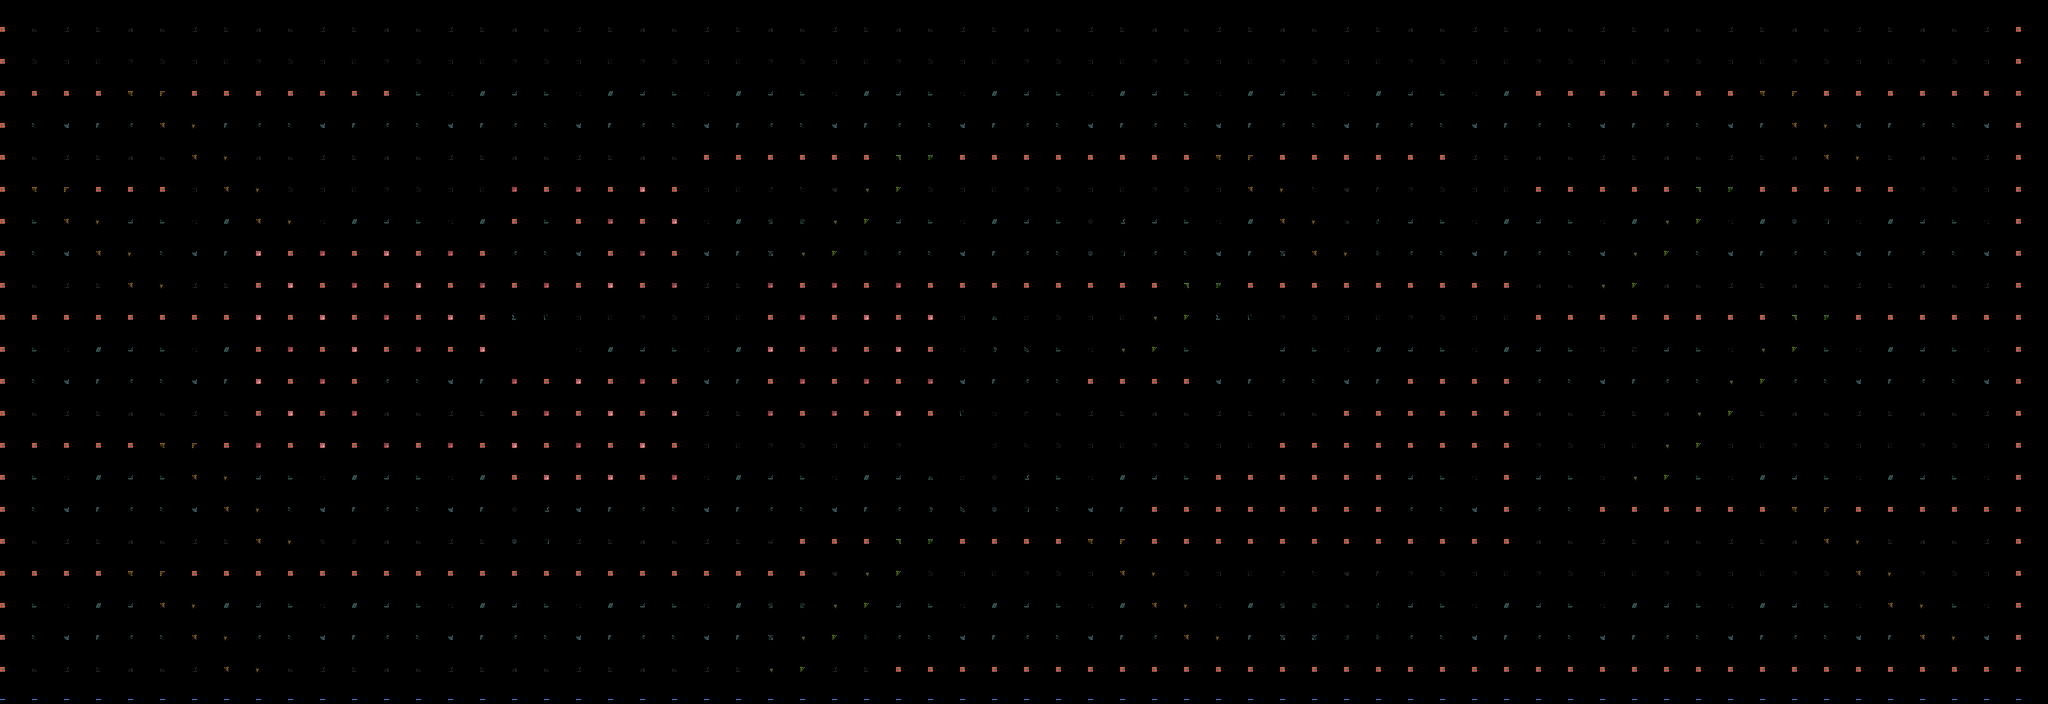

A level layout from a 2D game, rendered from its tile map. Below: a short description, then the map file with tile-grid data replaced by summaries:
An orthogonal 64x22 tile map with 64x64 px tiles, 3 tile layers (back, front, stairs) and 26 objects (6x Picker, 6x Jewel, 3x Dagger, 3x Mummy, 3x Wall, ...).

<map height="22" infinite="0" nextlayerid="4" nextobjectid="52" orientation="orthogonal" renderorder="right-down" tiledversion="1.11.2" tileheight="64" tilewidth="64" version="1.10" width="64">
 <tileset firstgid="1" source="tiles_new.tsx" />
 <layer height="22" id="1" name="back" width="64">
  <data>[1408 cells, 1408 non-empty, 52 distinct tile ids]</data>
 </layer>
 <layer height="22" id="2" name="front" width="64">
  <data>[1408 cells, 477 non-empty, 12 distinct tile ids]</data>
 </layer>
 <layer height="22" id="3" name="stairs" width="64">
  <data>[1408 cells, 84 non-empty, 4 distinct tile ids]</data>
 </layer>
 <objectgroup id="3" name="items">
  <object gid="137" height="64" id="1" type="Dagger" width="64" x="3904" y="576">
   <properties>
    <property name="p0" value="137" />
   </properties>
  </object>
  <object gid="137" height="64" id="2" type="Dagger" width="64" x="2880" y="1024">
   <properties>
    <property name="p0" value="137" />
   </properties>
  </object>
  <object gid="137" height="64" id="3" type="Dagger" width="64" x="64" y="1344">
   <properties>
    <property name="p0" value="137" />
   </properties>
  </object>
  <object gid="138" height="64" id="4" type="Picker" width="64" x="128" y="128">
   <properties>
    <property name="p0" value="138" />
   </properties>
  </object>
  <object gid="138" height="64" id="5" type="Picker" width="64" x="64" y="704">
   <properties>
    <property name="p0" value="138" />
   </properties>
  </object>
  <object gid="138" height="64" id="6" type="Picker" width="64" x="320" y="960">
   <properties>
    <property name="p0" value="138" />
   </properties>
  </object>
  <object gid="138" height="64" id="7" type="Picker" width="64" x="1856" y="384">
   <properties>
    <property name="p0" value="138" />
   </properties>
  </object>
  <object gid="138" height="64" id="8" type="Picker" width="64" x="2432" y="384">
   <properties>
    <property name="p0" value="138" />
   </properties>
  </object>
  <object gid="138" height="64" id="9" type="Picker" width="64" x="3456" y="448">
   <properties>
    <property name="p0" value="138" />
   </properties>
  </object>
  <object gid="135" height="64" id="10" type="Jewel" width="64" x="3840" y="128">
   <properties>
    <property name="p0" value="135" />
   </properties>
  </object>
  <object gid="132" height="64" id="11" type="Jewel" width="64" x="2944" y="704">
   <properties>
    <property name="p0" value="132" />
   </properties>
  </object>
  <object gid="136" height="64" id="12" type="Jewel" width="64" x="2176" y="512">
   <properties>
    <property name="p0" value="136" />
   </properties>
  </object>
  <object gid="132" height="64" id="13" type="Jewel" width="64" x="1088" y="512">
   <properties>
    <property name="p0" value="132" />
   </properties>
  </object>
  <object gid="131" height="64" id="14" type="Jewel" width="64" x="832" y="832">
   <properties>
    <property name="p0" value="131" />
   </properties>
  </object>
  <object gid="133" height="64" id="15" type="Jewel" width="64" x="192" y="832">
   <properties>
    <property name="p0" value="133" />
   </properties>
  </object>
  <object gid="127" height="64" id="16" type="Door" width="64" x="768" y="1216">
   <properties>
    <property name="p0" value="1" />
   </properties>
  </object>
  <object gid="127" height="64" id="17" type="Door" width="64" x="3328" y="1152">
   <properties>
    <property name="p0" value="0" />
   </properties>
  </object>
  <object gid="125" height="64" id="44" type="Mummy" width="64" x="2624" y="256">
   <properties>
    <property name="p0" value="3" />
   </properties>
  </object>
  <object gid="124" height="64" id="45" type="Mummy" width="64" x="3264" y="1280">
   <properties>
    <property name="p0" value="2" />
   </properties>
  </object>
  <object gid="126" height="64" id="46" type="Mummy" width="64" x="1152" y="1088">
   <properties>
    <property name="p0" value="4" />
   </properties>
  </object>
  <object gid="128" height="64" id="47" type="Wall" width="64" x="2304" y="320">
   <properties>
    <property name="p0" value="0" />
   </properties>
  </object>
  <object gid="128" height="64" id="48" type="Wall" width="64" x="3840" y="192">
   <properties>
    <property name="p0" value="1" />
   </properties>
  </object>
  <object gid="128" height="64" id="49" type="Wall" width="64" x="192" y="1152">
   <properties>
    <property name="p0" value="2" />
   </properties>
  </object>
  <object gid="129" height="64" id="50" type="Activator" width="64" x="2368" y="512">
   <properties>
    <property name="p0" value="0" />
   </properties>
  </object>
  <object gid="129" height="64" id="51" type="Activator" width="64" x="3904" y="576">
   <properties>
    <property name="p0" value="1" />
   </properties>
  </object>
  <object gid="129" height="64" id="52" type="Activator" width="64" x="256" y="1344">
   <properties>
    <property name="p0" value="2" />
   </properties>
  </object>
 </objectgroup>
</map>
